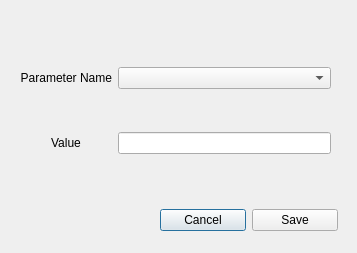
<?xml version="1.0" encoding="UTF-8"?>
<ui version="4.0">
 <class>SetParameterWindow</class>
 <widget class="QDialog" name="SetParameterWindow">
  <property name="geometry">
   <rect>
    <x>0</x>
    <y>0</y>
    <width>357</width>
    <height>253</height>
   </rect>
  </property>
  <property name="windowTitle">
   <string>Dialog</string>
  </property>
  <widget class="QWidget" name="gridLayoutWidget">
   <property name="geometry">
    <rect>
     <x>20</x>
     <y>30</y>
     <width>311</width>
     <height>161</height>
    </rect>
   </property>
   <layout class="QGridLayout" name="gridLayout">
    <item row="1" column="1">
     <widget class="QLineEdit" name="lineEdit_param_value"/>
    </item>
    <item row="0" column="1">
     <widget class="QComboBox" name="comboBox_param_name"/>
    </item>
    <item row="0" column="0">
     <widget class="QLabel" name="label_param_name">
      <property name="text">
       <string>Parameter Name</string>
      </property>
      <property name="alignment">
       <set>Qt::AlignRight|Qt::AlignTrailing|Qt::AlignVCenter</set>
      </property>
     </widget>
    </item>
    <item row="1" column="0">
     <widget class="QLabel" name="label_param_value">
      <property name="text">
       <string>Value</string>
      </property>
      <property name="alignment">
       <set>Qt::AlignCenter</set>
      </property>
     </widget>
    </item>
   </layout>
  </widget>
  <widget class="QWidget" name="horizontalLayoutWidget">
   <property name="geometry">
    <rect>
     <x>160</x>
     <y>200</y>
     <width>178</width>
     <height>41</height>
    </rect>
   </property>
   <layout class="QHBoxLayout" name="horizontalLayout">
    <item>
     <widget class="QPushButton" name="cancel_button">
      <property name="text">
       <string>Cancel</string>
      </property>
     </widget>
    </item>
    <item>
     <widget class="QPushButton" name="save_button">
      <property name="text">
       <string>Save</string>
      </property>
     </widget>
    </item>
   </layout>
  </widget>
 </widget>
 <resources/>
 <connections/>
</ui>
